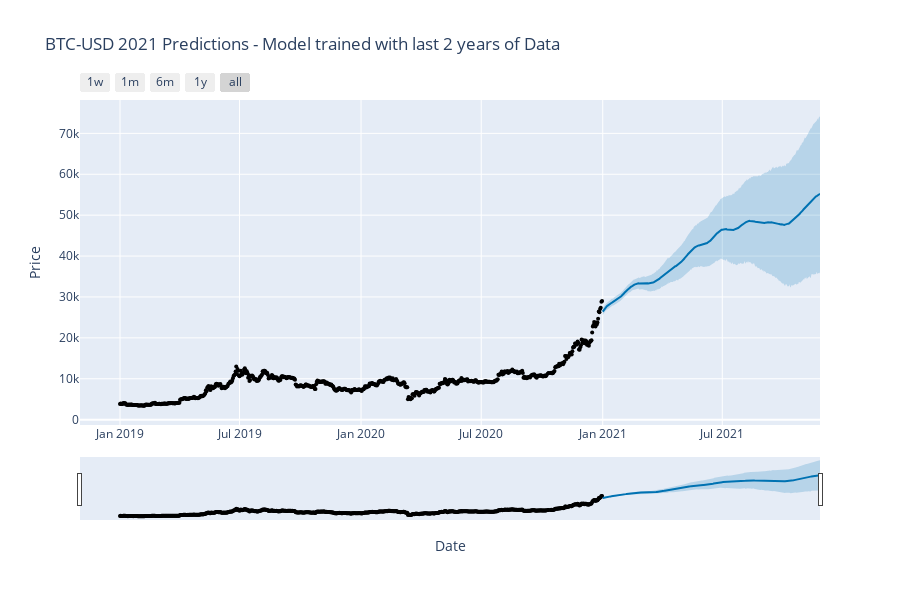

Notebook source saved alongside this figure:
### Code cell
# Predictions
model = Prophet()
model.fit(X_train_last_two)
forecast3 = model.predict(X_test)
fig = plot_plotly(model, forecast3, xlabel='Date', ylabel='Price')
fig.update_layout(title='BTC-USD 2021 Predictions - Model trained with last 2 years of Data')
fig.show()

### Figure 1 — Plotly figure (JSON) as saved in the notebook; plotly's stock layout.template omitted (floating-point values rounded to 4 significant figures; data arrays with more than 128 entries replaced by an {"elided": "..."} marker saying what was removed)
{"data": [{"marker": {"color": "black", "size": 4}, "mode": "markers", "name": "Actual", "type": "scatter", "x": {"elided": "727 str values"}, "y": {"elided": "727 float values"}}, {"hoverinfo": "skip", "line": {"width": 0}, "mode": "lines", "type": "scatter", "x": {"elided": "330 str values"}, "y": {"elided": "330 float values"}}, {"fill": "tonexty", "fillcolor": "rgba(0, 114, 178, 0.2)", "line": {"color": "#0072B2", "width": 2}, "mode": "lines", "name": "Predicted", "type": "scatter", "x": {"elided": "330 str values"}, "y": {"elided": "330 float values"}}, {"fill": "tonexty", "fillcolor": "rgba(0, 114, 178, 0.2)", "hoverinfo": "skip", "line": {"width": 0}, "mode": "lines", "type": "scatter", "x": {"elided": "330 str values"}, "y": {"elided": "330 float values"}}], "layout": {"height": 600, "showlegend": false, "title": {"text": "BTC-USD 2021 Predictions - Model trained with last 2 years of Data"}, "width": 900, "xaxis": {"rangeselector": {"buttons": [{"count": 7, "label": "1w", "step": "day", "stepmode": "backward"}, {"count": 1, "label": "1m", "step": "month", "stepmode": "backward"}, {"count": 6, "label": "6m", "step": "month", "stepmode": "backward"}, {"count": 1, "label": "1y", "step": "year", "stepmode": "backward"}, {"step": "all"}]}, "rangeslider": {"visible": true}, "title": {"text": "Date"}, "type": "date"}, "yaxis": {"title": {"text": "Price"}}}}
